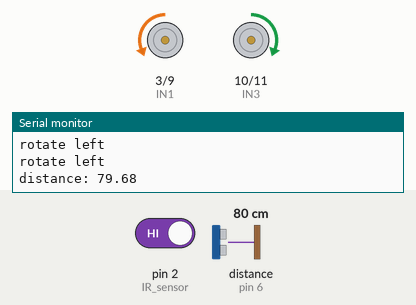
This sketch was run on a simulated Arduino Uno, built with avr-gcc and run on an emulated ATmega328P. Parts: motor-driver pin pairs drawn as motors (green arrow = first pin HIGH = forward, orange = second pin HIGH = backward, longer = more drive), the last lines printed to the serial monitor. Wiring (inferred from the names in the program): ultrasonic range finder: trigger pin 5; echo pin 6. The test bench sets the inputs (shaded band); at power-on: distance to the obstacle (sensor on pin 6) 80 cm, pin 2 (IR_sensor) HIGH. The echo pulse lasts 58.3 µs per cm.

Above: at 1.26 s.
1.3 s: distance to the obstacle (sensor on pin 6) set to 74 cm
At 2.5 s:
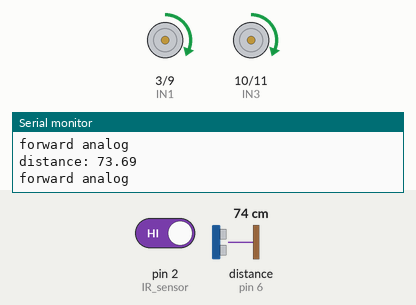
2.8 s: distance to the obstacle (sensor on pin 6) set to 120 cm
At 2.95 s:
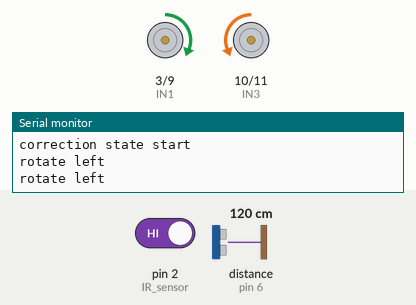
5.8 s: pin 2 (IR_sensor) driven LOW
8.8 s: distance to the obstacle (sensor on pin 6) set to 2 cm
10.3 s: pin 2 (IR_sensor) driven HIGH
At 10.8 s:
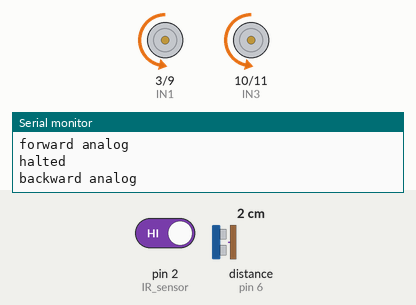
Timing chart, 0 to 13.5 s (numbered marks = the images above; inputs shaded):
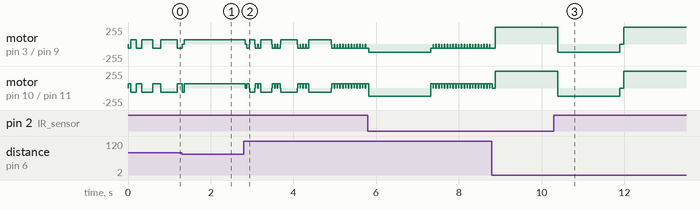

Measured:
- the behaviour switches between 79 and 78 cm on distance to the obstacle (sensor on pin 6) (found by bisection; images 0 and 1)
- after the input at 10.3 s, motor on pin 3 (IN1) / pin 9 (IN2), motor on pin 10 (IN3) / pin 11 (IN4): forward 255/255 → backward 125/255 after 0.09 s, → stopped 1.5 s later, → forward 255/255 0.10 s later
- by itself, motor on pin 3 (IN1) / pin 9 (IN2): repeats every 0.07 s: backward 64/255 0.06 s, stopped 0.01 s
- by itself, motor on pin 10 (IN3) / pin 11 (IN4): repeats every 0.07 s: forward 64/255 0.06 s, stopped 0.01 s

The sketch:

rover.ino
```cpp
#define IR_sensor 2
#define Trig 5
#define Echo 6
#define IN1 3 //fwd left
#define IN2 9 //bwd left
#define IN3 10 //fwd right
#define IN4 11//bwd right
//#define PowerPin 7

const float ARENA_DIAMETRE = 77.0;   //needs tunning and verification

enum {engageState, searchState, correctionState, pushState};
unsigned char roverState = correctionState; //global var that indicates the current state

volatile bool atMargin = false;
//const byte onOffState = 0;

const int delayTime = 100;
const long pullbackTime = 300;
const int searchDelay = 100;

//for search
const int searchSpeed = 64;

//for engage
const int engageSpeed = 64;
const int engageDelay = 100;

//for push
const int delayTimePush = 100;
const float distancePush = 30;


//for correction
const int correctionSpeed = 64;
const int delayTimeCorrection = 100;

void setup() {
  // put your setup code here, to run once:
  //Define to rename pins to their purpose
  //Left motor
  pinMode(IN1, OUTPUT);
  pinMode(IN2, OUTPUT);
  //right motor
  pinMode(IN3, OUTPUT);
  pinMode(IN4, OUTPUT);

  pinMode(Trig, OUTPUT);
  pinMode(Echo, INPUT);
  pinMode(IR_sensor, INPUT);
  attachInterrupt(digitalPinToInterrupt(IR_sensor), setMargin, HIGH);

  Serial.begin(9600);
}

void setMargin(){
  atMargin = true;
  Serial.println("IR detected, atMargin set");
}

void forwardAnalog(int speed){
  Serial.println("forward analog");

  //left motor
  analogWrite(IN1, speed);
  analogWrite(IN2,0);
  // right motor
  analogWrite(IN3, speed);
  analogWrite(IN4,0);
}

void backwardAnalog(int speed){
  Serial.println("backward analog");
  //left motor
  analogWrite(IN1, 0);
  analogWrite(IN2,speed);
  // right motor
  analogWrite(IN3, 0);
  analogWrite(IN4,speed);
}


void rotateLeft(int speed){
  Serial.println("rotate left");
  // left motor
  analogWrite(IN1, 0);
  analogWrite(IN2,speed);
  // right motor
  analogWrite(IN3,speed);
  analogWrite(IN4,0);

  analogWrite(IN1, 0);
  analogWrite(IN2,speed);
  // right motor
  analogWrite(IN3,speed);
  analogWrite(IN4,0);
}

void rotateLeftSlow(){
  rotateLeft(64);
  delay(60);
  rotateLeft(0);
}

void rotateRight(int speed){
  Serial.println("rotate right");
  // left motor
  analogWrite(IN1, speed);
  analogWrite(IN2,0);
  // right motor
  analogWrite(IN3,0);
  analogWrite(IN4,speed);
}

void rotateRightSlow(){
  rotateRight(64);
  delay(60);
  rotateRight(0);
}


void halt(){
  analogWrite(IN1,HIGH);
  analogWrite(IN2,HIGH);
  analogWrite(IN3,HIGH);
  analogWrite(IN4,HIGH);
  Serial.println("halted");
}

void pullback(){
  halt();
  backwardAnalog(125);
  delay(1500);
  halt();
  atMargin = false;
  Serial.println("pulled back");
}

// ultra sound
float getDistance(){
  // turns trig on for a fraction of a second,
  float duration = 0.0;
  float distance = 0.0;
  const float errReadingMax = 0.2;
  digitalWrite(Trig, LOW);
  delayMicroseconds(2);
  digitalWrite(Trig, HIGH);
  delayMicroseconds(10);
  digitalWrite(Trig, LOW);

  //pulseIn measures duration after echo is turned on
  duration = pulseIn(Echo, HIGH);
  //0,0343 = speed of sound, time*speed=distance
  distance = (duration/2)*0.0343;
  if(distance <= errReadingMax){
    Serial.println("distance off");

    return getDistance();
  }
  Serial.println("distance: " +String(distance));
  return distance;
}


int search(){
  Serial.println("search state start");
  float distanceNew = getDistance();
  float eps = 1.0;

  while(distanceNew > ARENA_DIAMETRE + eps){
    if(atMargin){
      pullback();
    }
    rotateLeftSlow();
    distanceNew = getDistance();
  }
  halt();
  if(distanceNew < distancePush){
    Serial.println("search ended, target close, will push");
    return 0; //close to target, push mode
  }else{
    Serial.println("search ended, target far, will engage");
    return 1; //far to target, engage mode
  }
}

int engage(){
  Serial.println("engage state start");
  const float eps = 1;

  float distanceOld = ARENA_DIAMETRE;
  float distanceNew = getDistance();

  while(distanceNew <= (distanceOld + eps) && distanceNew >= distancePush){
    forwardAnalog(engageSpeed);

    if(atMargin){
      pullback();
    }
    delay(engageDelay);
    distanceOld = distanceNew;
    distanceNew = getDistance();
  }

  if(distanceNew <= (distancePush + eps) ){
    Serial.println("close to target, switch to push state");
    return 0;
  }else{
    halt();
    Serial.println("lost target, switch to correction state");
    return 1;
  }

}

int push(){
  Serial.println("push state start");
  float eps = 1;
  float distanceOld = ARENA_DIAMETRE;
  float distanceNew = getDistance();
  while(distanceNew < distancePush || distanceNew <= (distanceOld + eps)){
    forwardAnalog(255);      //full thrust
    if(atMargin){
      pullback();
    }
    delay(delayTimePush);
    distanceOld = distanceNew;
    distanceNew = getDistance();
  }
  halt();
  Serial.println("lost target, will switch to correction state");
  return 1;
}

int correction(){
  //return 0 => push, 1 => engage, 2 => search
  Serial.println("correction state start");
  //oscillates left and right till search span covered around 100 degree, then it's safe to say we lost target completely, will switch to search state
  //if found within 100 degree, switch to engage or push states depending on distance to target
  float distance;
  int correctionStage = 1;
  float proportionFactor = 0.5;
  float time;
  float eps = 1.0;
  const float swingTimeFactor = 200;

  int iterationLeft;
  int iterationRight;
  for(int t = 1; t<5; ++t){ //t:= proportional time spent rotating left, 1->2->3   each left succeeded with right rotation of doouble time to recover
    time = t*proportionFactor;
    iterationLeft = int(time*swingTimeFactor/delayTime);
    iterationRight = 2*iterationLeft;

    for(int l = 0; l<iterationLeft; ++l){
      if(atMargin){
        pullback();
      }
      rotateLeftSlow();
      distance = getDistance();
      if(distance < (ARENA_DIAMETRE + eps)){
        halt();
        Serial.println("found opponent");
        return (distance > distancePush);
      }
    }

    for(int r = 0; r<iterationRight; ++r){
      if(atMargin){
        pullback();
      }
      rotateRightSlow();
      distance = getDistance();
      if(distance < (ARENA_DIAMETRE + eps)){
        halt();
        Serial.println("found opponent");
        return (distance > distancePush);
      }
    }

  }
  return 2;
}

void test(){
  pullback();
}

void s_d(){
    // put your main code here, to run repeatedly:
    switch(roverState){
    case searchState:
      if(search() == 0){
        roverState = pushState;
      }else{
        roverState = engageState;
      }
      break;
    case engageState:
      if(engage() == 0){
        roverState = pushState;
      }else{
        roverState = correctionState;
        //roverState = searchState;
      }
      break;
    case pushState:
      push();
      roverState = correctionState;
      //roverState = searchState;
      break;
    case correctionState:
      int correctionResult = correction();
      if(correctionResult == 0){
        roverState = pushState;
      }else if(correctionResult == 1){
        roverState = engageState;
      }else{
        roverState = searchState;
      }
      break;

  }
  //delay(1000);  //delay for debug
}

void loop() {
  s_d();
}
```
